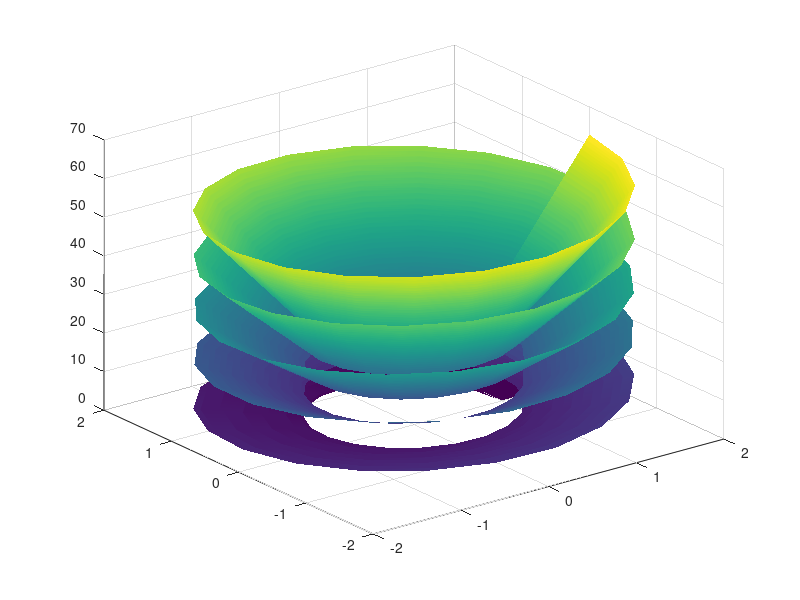

Recreate this plot in MATLAB.
f = @(r, fi) r .* fi;
r = linspace(1, 2);
fi = linspace(0, 10*pi);

[R, Fi] = ndgrid(r, fi)
F = f(R, Fi);
X = R.*cos(Fi);
Y = R.*sin(Fi);
surf(X, Y, F);  % vijačnica

hold off
shading interp